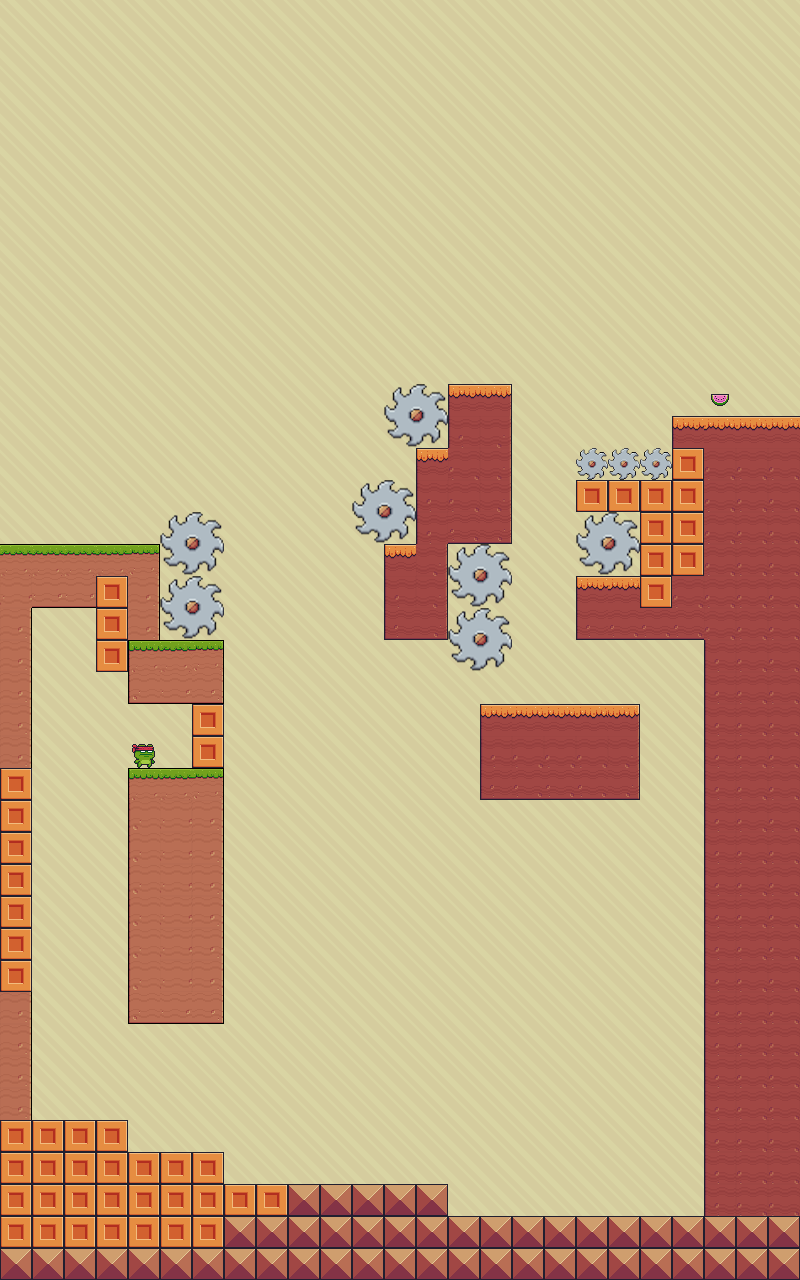

A 2D game scene composited from a Tiled map and its tileset images. What follows is a short description and the map's XML, with every tile layer's data as written:
An orthogonal 25x40 tile map with 32x32 px tiles, 2 tile layers (Tile Layer 1, Objects).

<map version="1.2" tiledversion="1.3.1" orientation="orthogonal" renderorder="right-down" compressionlevel="-1" width="25" height="40" tilewidth="32" tileheight="32" infinite="0" nextlayerid="3" nextobjectid="1">
 <editorsettings>
  <export target="../Zones/zone5.json" format="json" />
 </editorsettings>
 <tileset firstgid="1" source="TheBest.tsx" />
 <layer id="1" name="Tile Layer 1" width="25" height="40">
  <data encoding="csv">
130,130,130,130,130,130,130,130,130,130,130,130,130,130,130,130,130,130,130,130,130,130,130,130,130,
130,130,130,130,130,130,130,130,130,130,130,130,130,130,130,130,130,130,130,130,130,130,130,130,130,
130,130,130,130,130,130,130,130,130,130,130,130,130,130,130,130,130,130,130,130,130,130,130,130,130,
130,130,130,130,130,130,130,130,130,130,130,130,130,130,130,130,130,130,130,130,130,130,130,130,130,
130,130,130,130,130,130,130,130,130,130,130,130,130,130,130,130,130,130,130,130,130,130,130,130,130,
130,130,130,130,130,130,130,130,130,130,130,130,130,130,130,130,130,130,130,130,130,130,130,130,130,
130,130,130,130,130,130,130,130,130,130,130,130,130,130,130,130,130,130,130,130,130,130,130,130,130,
130,130,130,130,130,130,130,130,130,130,130,130,130,130,130,130,130,130,130,130,130,130,130,130,130,
130,130,130,130,130,130,130,130,130,130,130,130,130,130,130,130,130,130,130,130,130,130,130,130,130,
130,130,130,130,130,130,130,130,130,130,130,130,130,130,130,130,130,130,130,130,130,130,130,130,130,
130,130,130,130,130,130,130,130,130,130,130,130,130,130,130,130,130,130,130,130,130,130,130,130,130,
130,130,130,130,130,130,130,130,130,130,130,130,130,130,130,130,130,130,130,130,130,130,130,130,130,
130,130,130,130,130,130,130,130,130,130,130,130,130,130,168,170,130,130,130,130,130,130,130,130,130,
130,130,130,130,130,130,130,130,130,130,130,130,130,130,187,189,130,130,130,130,130,168,169,169,169,
130,130,130,130,130,130,130,130,130,130,130,130,130,168,188,189,130,130,130,130,130,91,188,188,188,
130,130,130,130,130,130,130,130,130,130,130,130,130,187,188,189,130,130,91,91,91,91,188,188,188,
130,130,130,130,130,130,130,130,130,130,130,130,130,187,207,208,130,130,130,130,91,91,188,188,188,
34,34,34,35,130,130,130,130,130,130,130,130,168,189,130,130,130,130,130,130,91,91,188,188,188,
53,72,72,91,130,130,130,130,130,130,130,130,187,189,130,130,130,130,168,169,91,188,188,188,188,
54,130,130,91,130,130,130,130,130,130,130,130,206,208,130,130,130,130,206,207,207,207,188,188,188,
54,130,130,91,33,34,35,130,130,130,130,130,130,130,130,130,130,130,130,130,130,130,187,188,188,
54,130,130,130,71,72,73,130,130,130,130,130,130,130,130,130,130,130,130,130,130,130,187,188,188,
54,130,130,130,130,130,91,130,130,130,130,130,130,130,130,168,169,169,169,170,130,130,187,188,188,
54,130,130,130,130,130,91,130,130,130,130,130,130,130,130,187,188,188,188,189,130,130,187,188,188,
91,130,130,130,33,34,35,130,130,130,130,130,130,130,130,206,207,207,207,208,130,130,187,188,188,
91,130,130,130,52,53,54,130,130,130,130,130,130,130,130,130,130,130,130,130,130,130,187,188,188,
91,130,130,130,52,53,54,130,130,130,130,130,130,130,130,130,130,130,130,130,130,130,187,188,188,
91,130,130,130,52,53,54,130,130,130,130,130,130,130,130,130,130,130,130,130,130,130,187,188,188,
91,130,130,130,52,53,54,130,130,130,130,130,130,130,130,130,130,130,130,130,130,130,187,188,188,
91,130,130,130,52,53,54,130,130,130,130,130,130,130,130,130,130,130,130,130,130,130,187,188,188,
91,130,130,130,52,53,54,130,130,130,130,130,130,130,130,130,130,130,130,130,130,130,187,188,188,
54,130,130,130,71,72,73,130,130,130,130,130,130,130,130,130,130,130,130,130,130,130,187,188,188,
54,130,130,130,130,130,130,130,130,130,130,130,130,130,130,130,130,130,130,130,130,130,187,188,188,
54,130,130,130,130,130,130,130,130,130,130,130,130,130,130,130,130,130,130,130,130,130,187,188,188,
54,130,130,130,130,130,130,130,130,130,130,130,130,130,130,130,130,130,130,130,130,130,187,188,188,
91,91,91,91,130,130,130,130,130,130,130,130,130,130,130,130,130,130,130,130,130,130,187,188,188,
91,91,91,91,91,91,91,130,130,130,130,130,130,130,130,130,130,130,130,130,130,130,187,188,188,
91,91,91,91,91,91,91,91,91,92,92,92,92,92,130,130,130,130,130,130,130,130,187,188,188,
91,91,91,91,91,91,91,92,92,92,92,92,92,92,92,92,92,92,92,92,92,92,92,92,92,
92,92,92,92,92,92,92,92,92,92,92,92,92,92,92,92,92,92,92,92,92,92,92,92,92
</data>
 </layer>
 <layer id="2" name="Objects" width="25" height="40">
  <data encoding="csv">
0,0,0,0,0,0,0,0,0,0,0,0,0,0,0,0,0,0,0,0,0,0,0,0,0,
0,0,0,0,0,0,0,0,0,0,0,0,0,0,0,0,0,0,0,0,0,0,0,0,0,
0,0,0,0,0,0,0,0,0,0,0,0,0,0,0,0,0,0,0,0,0,0,0,0,0,
0,0,0,0,0,0,0,0,0,0,0,0,0,0,0,0,0,0,0,0,0,0,0,0,0,
0,0,0,0,0,0,0,0,0,0,0,0,0,0,0,0,0,0,0,0,0,0,0,0,0,
0,0,0,0,0,0,0,0,0,0,0,0,0,0,0,0,0,0,0,0,0,0,0,0,0,
0,0,0,0,0,0,0,0,0,0,0,0,0,0,0,0,0,0,0,0,0,0,0,0,0,
0,0,0,0,0,0,0,0,0,0,0,0,0,0,0,0,0,0,0,0,0,0,0,0,0,
0,0,0,0,0,0,0,0,0,0,0,0,0,0,0,0,0,0,0,0,0,0,0,0,0,
0,0,0,0,0,0,0,0,0,0,0,0,0,0,0,0,0,0,0,0,0,0,0,0,0,
0,0,0,0,0,0,0,0,0,0,0,0,0,0,0,0,0,0,0,0,0,0,0,0,0,
0,0,0,0,0,0,0,0,0,0,0,0,0,0,0,0,0,0,0,0,0,0,0,0,0,
0,0,0,0,0,0,0,0,0,0,0,0,268,269,0,0,0,0,0,0,0,0,306,0,0,
0,0,0,0,0,0,0,0,0,0,0,0,287,288,0,0,0,0,0,0,0,0,0,0,0,
0,0,0,0,0,0,0,0,0,0,0,0,0,0,0,0,0,0,142,142,142,0,0,0,0,
0,0,0,0,0,0,0,0,0,0,0,268,269,0,0,0,0,0,0,0,0,0,0,0,0,
0,0,0,0,0,268,269,0,0,0,0,287,288,0,0,0,0,0,268,269,0,0,0,0,0,
0,0,0,34,35,287,288,0,0,0,0,0,0,0,268,269,0,0,287,288,0,0,0,0,0,
0,0,0,0,54,268,269,0,0,0,0,0,0,0,287,288,0,0,0,0,0,0,0,0,0,
0,0,0,0,54,287,288,0,0,0,0,0,0,0,268,269,0,0,0,0,0,0,0,0,0,
0,0,0,0,0,0,0,0,0,0,0,0,0,0,287,288,0,0,0,0,0,0,0,0,0,
0,0,0,0,0,0,0,0,0,0,0,0,0,0,0,0,0,0,0,0,0,0,0,0,0,
0,0,0,0,0,0,0,0,0,0,0,0,0,0,0,0,0,0,0,0,0,0,0,0,0,
0,0,0,0,21,0,0,0,0,0,0,0,0,0,0,0,0,0,0,0,0,0,0,0,0,
0,0,0,0,0,0,0,0,0,0,0,0,0,0,0,0,0,0,0,0,0,0,0,0,0,
0,0,0,0,0,0,0,0,0,0,0,0,0,0,0,0,0,0,0,0,0,0,0,0,0,
0,0,0,0,0,0,0,0,0,0,0,0,0,0,0,0,0,0,0,0,0,0,0,0,0,
0,0,0,0,0,0,0,0,0,0,0,0,0,0,0,0,0,0,0,0,0,0,0,0,0,
0,0,0,0,0,0,0,0,0,0,0,0,0,0,0,0,0,0,0,0,0,0,0,0,0,
0,0,0,0,0,0,0,0,0,0,0,0,0,0,0,0,0,0,0,0,0,0,0,0,0,
0,0,0,0,0,0,0,0,0,0,0,0,0,0,0,0,0,0,0,0,0,0,0,0,0,
0,0,0,0,0,0,0,0,0,0,0,0,0,0,0,0,0,0,0,0,0,0,0,0,0,
0,0,0,0,0,0,0,0,0,0,0,0,0,0,0,0,0,0,0,0,0,0,0,0,0,
0,0,0,0,0,0,0,0,0,0,0,0,0,0,0,0,0,0,0,0,0,0,0,0,0,
0,0,0,0,0,0,0,0,0,0,0,0,0,0,0,0,0,0,0,0,0,0,0,0,0,
0,0,0,0,0,0,0,0,0,0,0,0,0,0,0,0,0,0,0,0,0,0,0,0,0,
0,0,0,0,0,0,0,0,0,0,0,0,0,0,0,0,0,0,0,0,0,0,0,0,0,
0,0,0,0,0,0,0,0,0,0,0,0,0,0,0,0,0,0,0,0,0,0,0,0,0,
0,0,0,0,0,0,0,0,0,0,0,0,0,0,0,0,0,0,0,0,0,0,0,0,0,
0,0,0,0,0,0,0,0,0,0,0,0,0,0,0,0,0,0,0,0,0,0,0,0,0
</data>
 </layer>
</map>